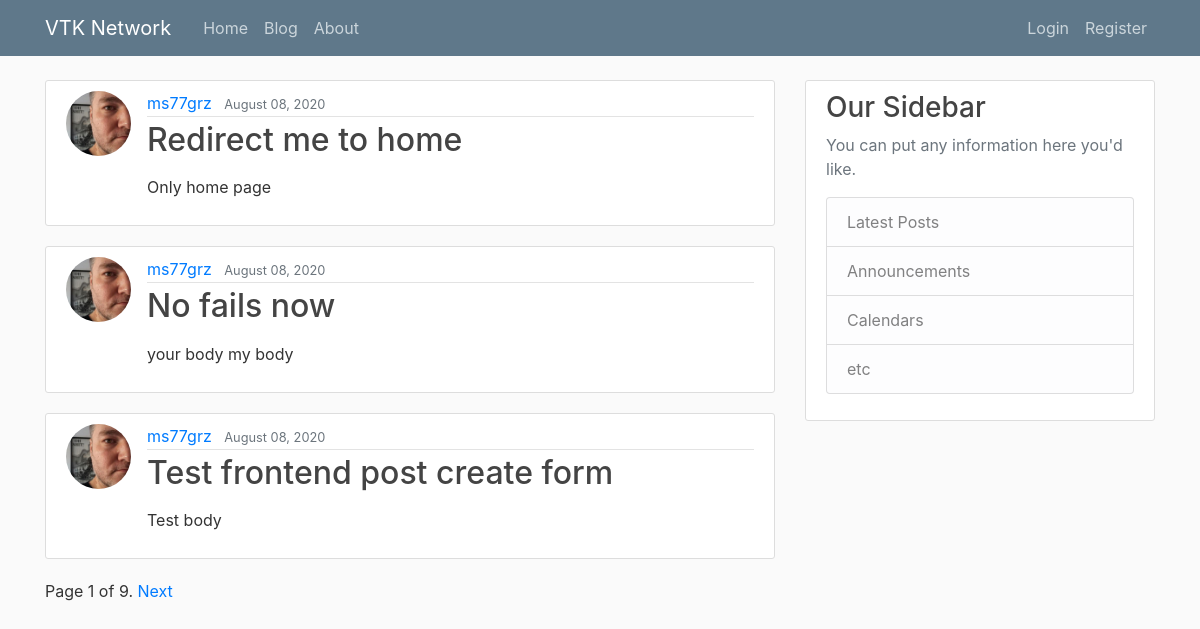
Page /blog/ on the earlier database version.
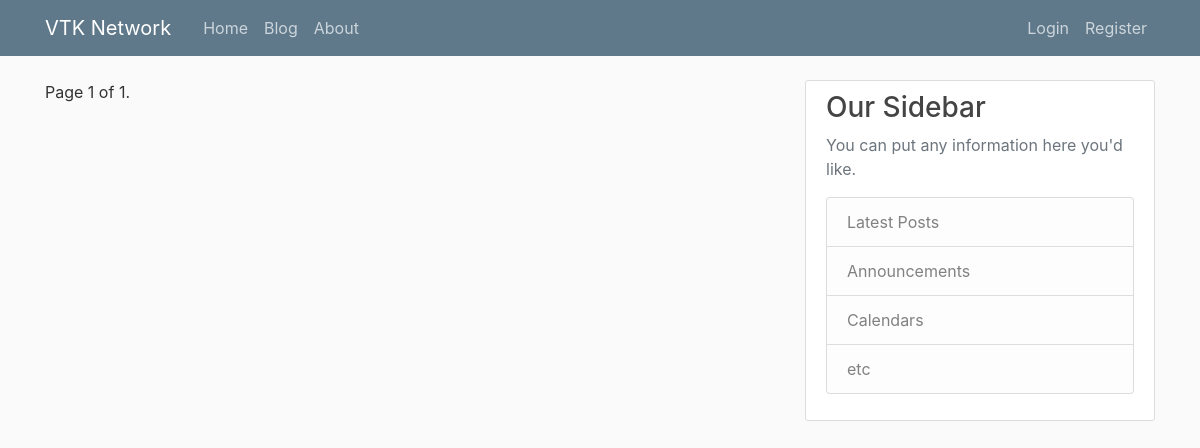
Same page on the later database version.
### blog/models.py (models this page shows, shortened)
class Post(models.Model):
    STATUS_CHOICES = (
        ('draft', 'Draft'),
        ('published', 'Published'),
    )
    title = models.CharField(max_length=250)
    slug = models.SlugField(max_length=250, unique_for_date='publish')
    author = models.ForeignKey(User, on_delete=models.CASCADE, related_name='blog_posts')
    body = models.TextField()
    publish = models.DateTimeField(default=timezone.now)
    created = models.DateTimeField(auto_now_add=True)
    updated = models.DateTimeField(auto_now=True)
    status = models.CharField(max_length=10, choices=STATUS_CHOICES, default='published')
    objects = models.Manager() # The default manager.
    published = PublishedManager() # Our custom manager.
    class Meta:
        ordering = ('-publish',)
    def get_absolute_url(self):
        return reverse('blog:post_detail', kwargs={'pk': self.pk})

### users/models.py (models this page shows, shortened)
class Profile(models.Model):
    user = models.OneToOneField(User, on_delete=models.CASCADE)
    image = models.ImageField(default='default.jpg', upload_to='profile_pics')

### blog/views.py (the view)
# urls.py: path('', PostListView.as_view(), name='post_list'),
class PostListView(ListView):
    queryset = Post.published.all()
    context_object_name = 'posts'
    paginate_by = 3

### blog/templates/blog/post_list.html
{% extends "equipment_accounting/base.html" %}
{% block content %}
{% for post in posts %}
<article class="media content-section">
    <img src="{{ post.author.profile.image.url }}" class="rounded-circle article-img">
    <div class="media-body">
        <div class="article-metadata">
            <a class="mr-2" href="{% url 'blog:user_posts' post.author.username %}">{{ post.author }}</a>
            <small class="text-muted">{{ post.publish|date:"F d, Y" }}</small>
        </div>
        <h2><a class="article-title" href="{{ post.get_absolute_url }}">{{ post.title }}</a></h2>
        <p class="article-content">{{ post.body|truncatewords:30|linebreaks }}</p>
    </div>
</article>
{% endfor %}
{% include "pagination.html" with page=page_obj %}
{% endblock %}

Differences in the rows shown:
removed Post: author.profile.image (picture), author "ms77grz", publish "August 08, 2020", title "Redirect me to home", body "Only home page"
removed Post: author.profile.image (picture), author "ms77grz", publish "August 08, 2020", title "No fails now", body "your body my body"
removed Post: author.profile.image (picture), author "ms77grz", publish "August 08, 2020", title "Test frontend post create form", body "Test body"
Other differences:
{{ page.paginator.num_pages }}: "9" → "1"
text no longer shown: "Next"
